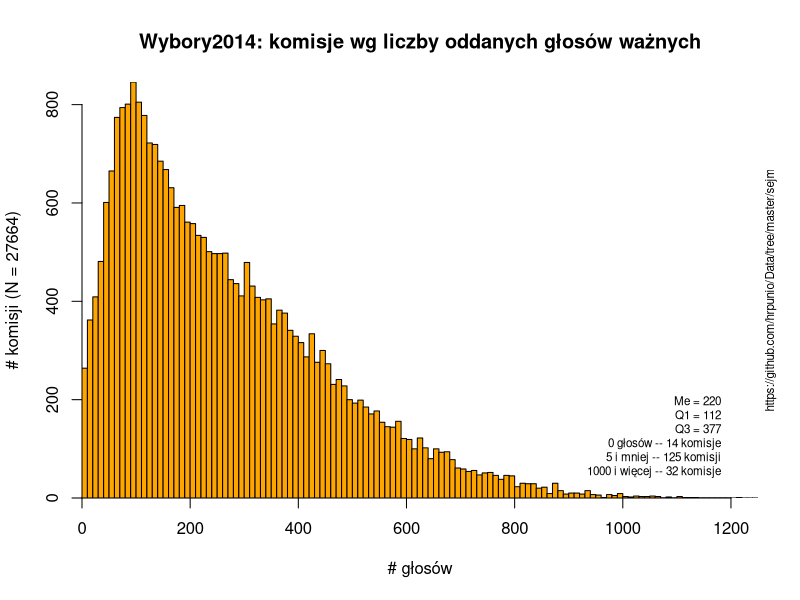

R code for this plot:
komisje <- read.csv("komisje-frekwencja.csv", sep = ';',  header=T, na.string="NA");
str(komisje);

fivenum(komisje$lkw);

hist(komisje$lkw, breaks=seq(0, 1250, by=10),
       freq=TRUE,col="orange",main="Wybory2014: komisje wg liczby oddanych głosów ważnych",
       xlab="# głosów",ylab="# komisji (N = 27664)",yaxs="i",xaxs="i")

mtext(text="https://github.com/hrpunio/Data/tree/master/sejm", 4, cex=0.7)
text(1200,100, "Me = 220\nQ1 = 112\nQ3 = 377\n0 głosów -- 14 komisje\n5 i mniej -- 125 komisji\n1000 i więcej -- 32 komisje", 2, cex=0.7,  adj=c(0,0));

## 0  112  220  377 1213
quantile(komisje$lkw, c(.10));
quantile(komisje$lkw, c(.05));
quantile(komisje$lkw, c(.90));
quantile(komisje$lkw, c(.95));

#is.na(komisje$lkw);
#
#is.nan(komisje$lkw);
